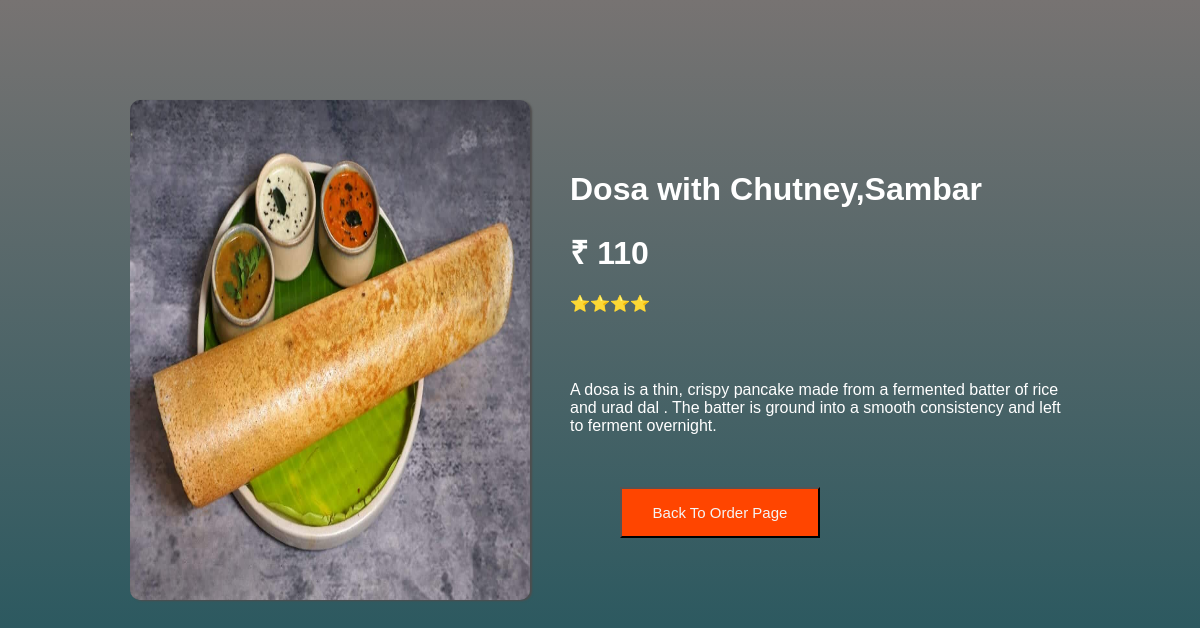
The app's page /orderinfo/4 with its own data.
### app12/models.py (models this page shows, shortened)
class Foodtable(models.Model):
    Foodname=models.CharField(max_length=100)
    Image = models.FileField()
    Quantity=models.IntegerField()
    Unitprice=models.IntegerField()
    Brand = models.CharField(max_length=100)
    Description = models.CharField(max_length=10000)

### app12/views.py (the view)
# urls.py: path("orderinfo/<str:id1>",views.orderinfo,name="orderinfo"),
def orderinfo(request,id1):
    a=Foodtable.objects.filter(id=id1).first()
    return render(request,"orderpage.html",{"infokey":a})

### templates/orderpage.html (shortened to what this page needs)
<!DOCTYPE html>
<html lang="en">
<head>
    <link rel="stylesheet" href="static/orderpagestyle.css">
</head>
<body>
<div class="header">
        <img src="{{infokey.Image.url}}" alt="img">
    <div class="text">
        <h1>{{infokey.Foodname}}</h1>
        <h1>₹ {{infokey.Unitprice}}</h1>
        <p>{{infokey.Brand}}</p><br><br>
        <p class="about">{{infokey.Description}}</p>
        <br>
        <br>
       <a href="/order"><button style="width:200px">Back To Order Page</button></a>
    </div>
</div>
</body>
</html>

### static/orderpagestyle.css (style rules this page uses)
body { padding: 0; margin: 0; background-color:rgb(105, 133, 64); }
img { width: 400px; height: 500px; border-radius: 10px; box-shadow: 2px 1px 2px 0px rgb(79, 77, 77); }
.header { display:flex; gap: 40px; justify-content: center; position: relative; top: 100px; font-family: Arial, sans-serif; }
.text { display: inline; position: relative; top:50px; color: white; }
button { position: relative; left: 50px; width: 150px; padding: 15px; background-color: orangered; transition: 400ms; color: whitesmoke; font-size: 15px; }

### templates/orderpage.html (style rules this page uses)
body { padding: 0; margin: 0; background:linear-gradient(to bottom, #777372, #18525b); height: 100vh; }
img { width: 400px; height: 500px; border-radius: 10px; box-shadow: 2px 1px 2px 0px rgb(79, 77, 77); }
.header { display:flex; gap: 40px; justify-content: center; position: relative; top: 100px; font-family: Arial, sans-serif; }
.text { display: inline; position: relative; top:50px; color: white; }
button { position: relative; left: 50px; width: 150px; padding: 15px; background-color: orangered; transition: 400ms; color: whitesmoke; font-size: 15px; }
.about { width:500px; }

### records on screen
Foodtable: Image (picture), Foodname "Dosa with Chutney,Sambar", Unitprice "110", Brand "⭐⭐⭐⭐", Description "A dosa is a thin, crispy pancake made from a fermented batter of rice and urad dal . The batter is ground into a smooth consistency and left to ferment overnight."
